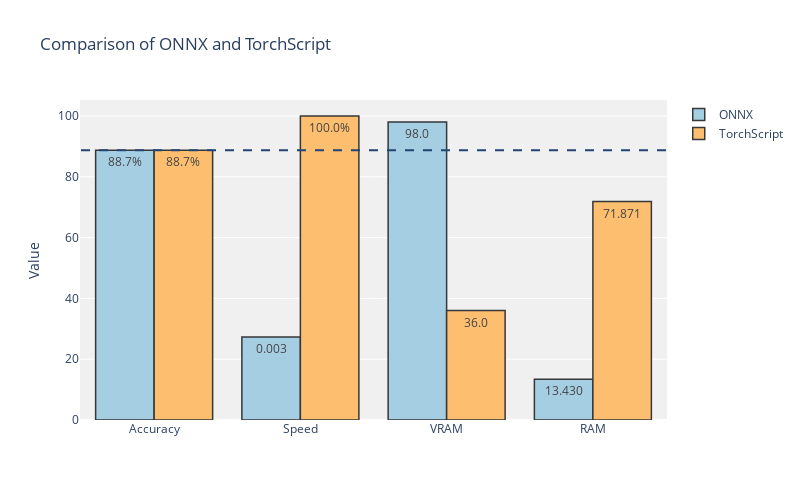

The code cell stored with this chart in its notebook:
### Code cell
import plotly.graph_objs as go

# Define the data
onnx_accuracy = onnx_performance['accuracy']
onnx_speed = onnx_performance['speed']
onnx_vram = onnx_performance['vram']
onnx_ram = onnx_performance['ram']

torchscript_accuracy = torchscript_performance['accuracy']
torchscript_speed = torchscript_performance['speed']
torchscript_vram = torchscript_performance['vram']
torchscript_ram = torchscript_performance['ram']

# Convert speed values to percentage of reference
torchscript_speed_percent = 100.0
onnx_speed_percent = (onnx_speed / torchscript_speed) * 100.0

# Define the data traces
data = [
    {
        'x': ['Accuracy', 'Speed', 'VRAM', 'RAM'],
        'y': [onnx_accuracy, onnx_speed_percent, onnx_vram, onnx_ram],
        'name': 'ONNX',
        'type': 'bar',
        'marker': {
            'color': 'rgb(166,206,227)',
            'line': {
                'color': 'rgb(54, 55, 56)',
                'width': 1.5
            }
        },
        'text': ['{:.1f}%'.format(onnx_accuracy), '{:.3f}'.format(onnx_speed), '{:.1f}'.format(onnx_vram), '{:.3f}'.format(onnx_ram)]
    },
    {
        'x': ['Accuracy', 'Speed', 'VRAM', 'RAM'],
        'y': [torchscript_accuracy, torchscript_speed_percent, torchscript_vram, torchscript_ram],
        'name': 'TorchScript',
        'type': 'bar',
        'marker': {
            'color': 'rgb(253,191,111)',
            'line': {
                'color': 'rgb(54, 55, 56)',
                'width': 1.5
            }
        },
        'text': ['{:.1f}%'.format(torchscript_accuracy), '100.0%', '{:.1f}'.format(torchscript_vram), '{:.3f}'.format(torchscript_ram)]
    }
]

# Create the layout for the bar chart
layout = go.Layout(
    title='Comparison of ONNX and TorchScript',
    yaxis=dict(title='Value'),
    width=800,
    height=500,
    plot_bgcolor='rgba(240, 240, 240, 0.95)'
)

# Create the bar chart
fig = go.Figure(data=data, layout=layout)

# Update the font size of the text on the chart
fig.update_layout(
    font=dict(
        size=12
    )
)

# Add a reference line for accuracy
fig.add_shape(
    type='line',
    x0=-0.5,
    y0=torchscript_accuracy,
    x1=3.5,
    y1=torchscript_accuracy,
    line=dict(
        color='rgb(34, 67, 115)',
        width=2,
        dash='dash'
    )
)

fig.show()

### Figure 1 — Plotly figure (JSON) as saved in the notebook; plotly's stock layout.template omitted (floating-point values rounded to 4 significant figures)
{"data": [{"marker": {"color": "rgb(166,206,227)", "line": {"color": "rgb(54, 55, 56)", "width": 1.5}}, "name": "ONNX", "text": ["88.7%", "0.003", "98.0", "13.430"], "type": "bar", "x": ["Accuracy", "Speed", "VRAM", "RAM"], "y": [88.7, 27.28, 98, 13.43]}, {"marker": {"color": "rgb(253,191,111)", "line": {"color": "rgb(54, 55, 56)", "width": 1.5}}, "name": "TorchScript", "text": ["88.7%", "100.0%", "36.0", "71.871"], "type": "bar", "x": ["Accuracy", "Speed", "VRAM", "RAM"], "y": [88.7, 100, 36, 71.87]}], "layout": {"font": {"size": 12}, "height": 500, "plot_bgcolor": "rgba(240, 240, 240, 0.95)", "shapes": [{"line": {"color": "rgb(34, 67, 115)", "dash": "dash", "width": 2}, "type": "line", "x0": -0.5, "x1": 3.5, "y0": 88.7, "y1": 88.7}], "title": {"text": "Comparison of ONNX and TorchScript"}, "width": 800, "yaxis": {"title": {"text": "Value"}}}}
